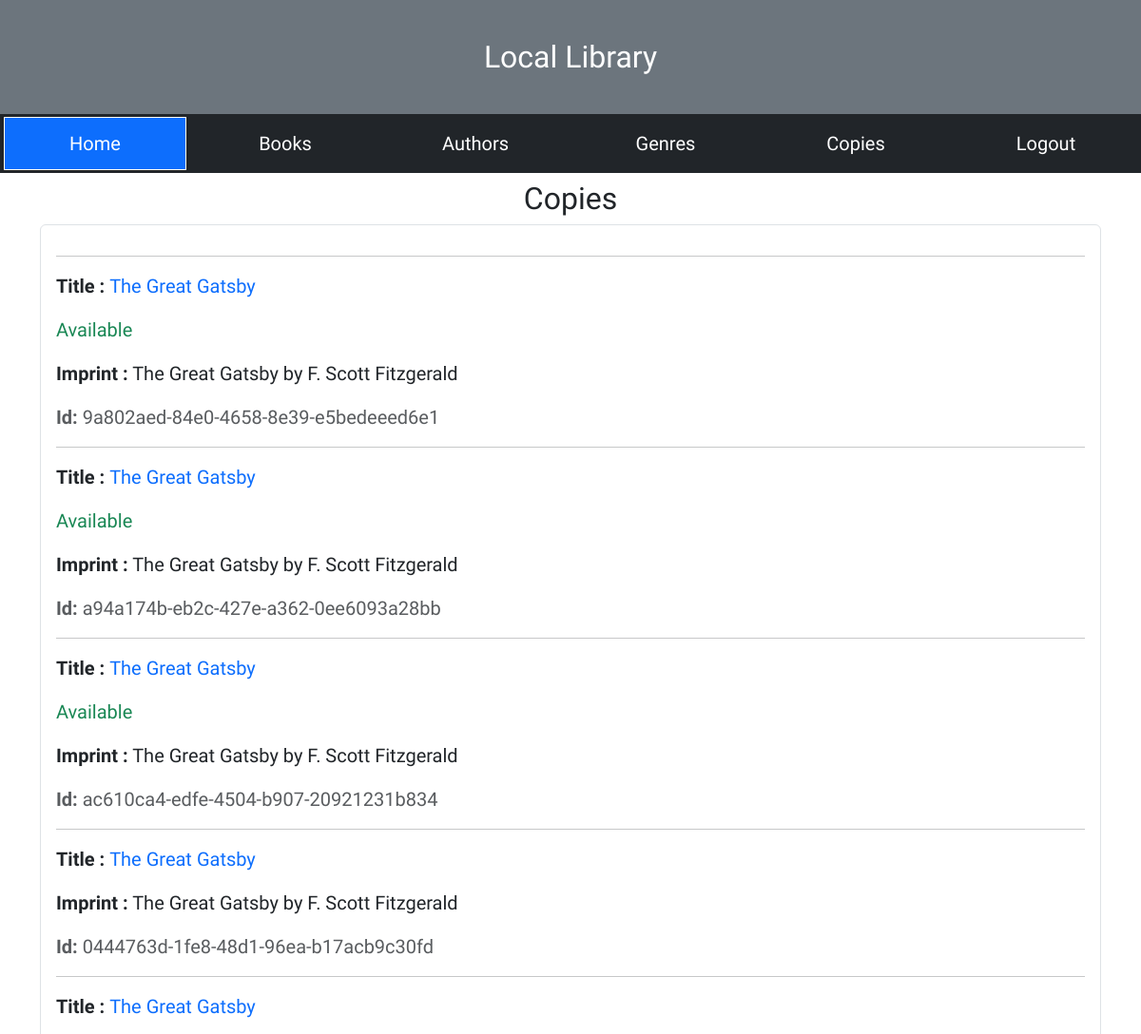
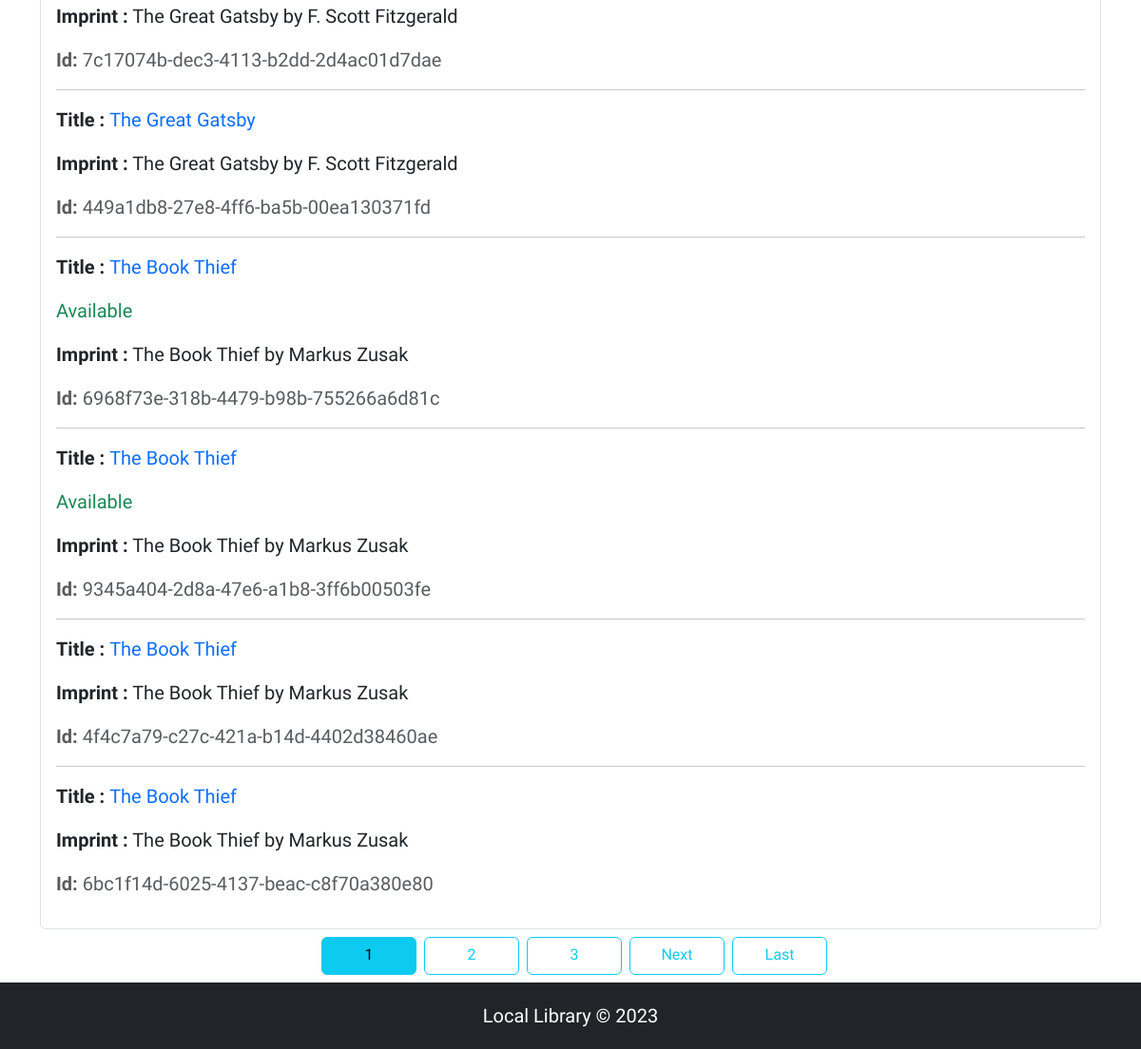
Screenshot of /catalog/copies/ (signed in) with the database file from the repository (2 pictures, top to bottom).
### catalog/models.py (models this page shows, shortened)
class BookInstance(models.Model):
	id = models.UUIDField(primary_key=True, default=uuid.uuid4, help_text='Unique ID for this particular book across whole library')
	book = models.ForeignKey(Book, on_delete=models.RESTRICT, null=True)
	imprint = models.CharField(max_length=200)
	due_back = models.DateField(null=True, blank=True)
	borrower = models.ForeignKey(User,on_delete=models.SET_NULL,blank=True,null=True)
	updated = models.DateTimeField(blank=True,null=True,auto_now=True)
	LOAN_STATUS = (
		('m', 'Maintenance'),
		('o', 'On loan'),
		('a', 'Available'),
		('r', 'Reserved'),
	)
	status = models.CharField(
		max_length=1,
		choices=LOAN_STATUS,
		blank=True,
		default='m',
		help_text='Book availability',
	)
	class Meta:
		ordering = ['due_back']
		permissions = (("can_mark_returned", "Set book as returned"),) # creating a permission for a model

class Book(models.Model):
	title = models.CharField(max_length=200)
	author = models.ForeignKey('Author', on_delete=models.SET_NULL, null=True)
	summary = models.TextField(max_length=1000, help_text='Enter a brief description of the book')
	isbn = models.CharField('ISBN', max_length=13, unique=True,
                             help_text='13 Character <a href="https://www.isbn-international.org/content/what-isbn">ISBN number</a>')
	genre = models.ManyToManyField(Genre, help_text='Select a genre for this book')
	cover = models.ImageField(blank=True, null=True, upload_to='book covers')
	date = models.DateTimeField(blank=True,null=True,auto_now_add=True)
	def display_genre(self):
		"""Create a string for the Genre. This is required to display genre in Admin."""
		return ', '.join(genre.name for genre in self.genre.all()[:3])
	display_genre.short_description = 'Genre'
	def __str__(self):
		return self.title
	def get_absolute_url(self):
		return reverse('book-detail', args=[str(self.id)])
	class Meta:
		ordering = ['id']

### catalog/views.py (the view)
# urls.py: path('copies/', views.CopyListView.as_view(), name='copies'),
class CopyListView(LoginRequiredMixin, ListView):
	model = BookInstance
	template_name = 'copy_list.html'
	paginate_by = 10

### catalog/templates/copy_list.html (shortened to what this page needs)
{% extends "base.html" %}
{% block content %}
<div class="container">
  <h2 class="text-center mt-2">Copies</h2>
  <div class="border rounded p-3">
    {% for copy in bookinstance_list %}
    <hr>
    <div class="">
      <p><strong>Title : </strong><a href="{{ copy.book.get_absolute_url }}">{{ copy.book }}</a></p>
      <p class="{% if copy.status == 'a' %}text-success{% elif copy.status == 'm' %}text-danger{% else %}text-warning{% endif %}">
        {% if copy.status == 'a' %}
        {{ copy.get_status_display }}
        {% elif copy.status == 'o' or copy.status == 'r'  %}
        {{ copy.get_status_display }} : <span>{{ copy.borrower }}</span></p>
        {% endif %}
        <p><strong>Imprint :</strong> {{ copy.imprint }}</p>
        <p class="text-muted"><strong>Id:</strong> {{ copy.id }}</p>
    </div>
    {% endfor %}
  </div>
</div>
{% endblock content %}

### mystaticfiles/global.css (style rules this page uses)
html { padding: 0; }
body { font-family: 'Rajdhani', sans-serif; font-size: 20px; }
a:link { text-decoration: none; }

### rows the page displays
BookInstance: book "The Great Gatsby", status "Available", imprint "The Great Gatsby by F. Scott Fitzgerald", id "9a802aed-84e0-4658-8e39-e5bedeeed6e1"
BookInstance: book "The Great Gatsby", status "Available", imprint "The Great Gatsby by F. Scott Fitzgerald", id "a94a174b-eb2c-427e-a362-0ee6093a28bb"
BookInstance: book "The Great Gatsby", status "Available", imprint "The Great Gatsby by F. Scott Fitzgerald", id "ac610ca4-edfe-4504-b907-20921231b834"
BookInstance: book "The Great Gatsby", imprint "The Great Gatsby by F. Scott Fitzgerald", id "0444763d-1fe8-48d1-96ea-b17acb9c30fd"
BookInstance: book "The Great Gatsby", imprint "The Great Gatsby by F. Scott Fitzgerald", id "7c17074b-dec3-4113-b2dd-2d4ac01d7dae"
BookInstance: book "The Great Gatsby", imprint "The Great Gatsby by F. Scott Fitzgerald", id "449a1db8-27e8-4ff6-ba5b-00ea130371fd"
BookInstance: book "The Book Thief", status "Available", imprint "The Book Thief by Markus Zusak", id "6968f73e-318b-4479-b98b-755266a6d81c"
BookInstance: book "The Book Thief", status "Available", imprint "The Book Thief by Markus Zusak", id "9345a404-2d8a-47e6-a1b8-3ff6b00503fe"
BookInstance: book "The Book Thief", imprint "The Book Thief by Markus Zusak", id "4f4c7a79-c27c-421a-b14d-4402d38460ae"
BookInstance: book "The Book Thief", imprint "The Book Thief by Markus Zusak", id "6bc1f14d-6025-4137-beac-c8f70a380e80"

### other values shown
{{ num }} "1"
{{ num }} "2" "3"
